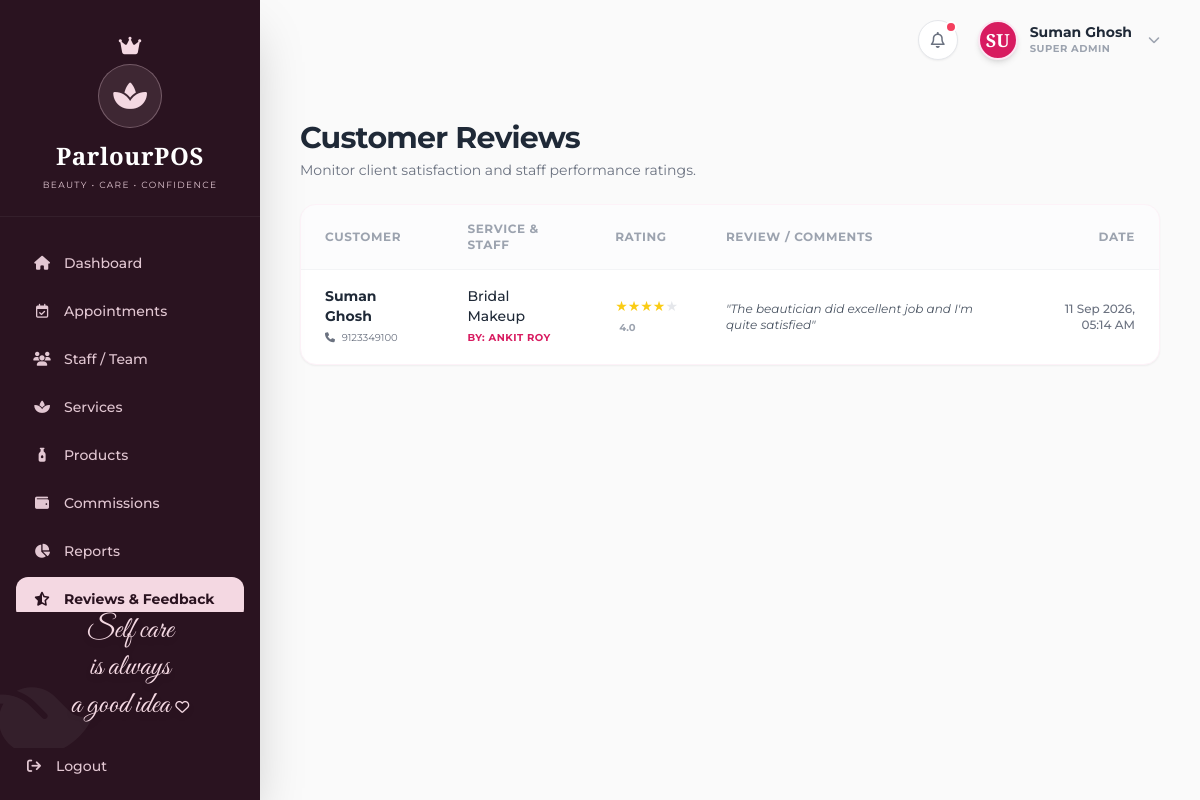
Screenshot of /ParlourPOS/manager/feedback.php (signed in) with the database file from the repository.
### tables this page shows
CREATE TABLE `feedback` (
  `id` int(11) NOT NULL,
  `customer_id` int(11) NOT NULL,
  `appointment_id` int(11) DEFAULT NULL,
  `staff_id` int(11) DEFAULT NULL,
  `service_id` int(11) DEFAULT NULL,
  `rating` int(11) NOT NULL CHECK (`rating` >= 1 and `rating` <= 5),
  `comments` text DEFAULT NULL,
  `created_at` timestamp NOT NULL DEFAULT current_timestamp()
);

CREATE TABLE `catalog_items` (
  `id` int(11) NOT NULL,
  `type` enum('Service','Product') NOT NULL,
  `category` varchar(50) NOT NULL,
  `name` varchar(100) NOT NULL,
  `image` varchar(255) DEFAULT NULL,
  `price` decimal(10,2) NOT NULL,
  `tax_percent` decimal(5,2) DEFAULT 0.00,
  `current_stock` int(11) DEFAULT NULL,
  `min_stock` int(11) DEFAULT NULL,
  `status` enum('Active','Inactive') DEFAULT 'Active',
  `created_at` timestamp NOT NULL DEFAULT current_timestamp(),
  `stock` int(11) DEFAULT 0
);

CREATE TABLE `users` (
  `id` int(11) NOT NULL,
  `name` varchar(100) NOT NULL,
  `email` varchar(100) NOT NULL,
  `phone` varchar(20) DEFAULT NULL,
  `password` varchar(255) DEFAULT NULL,
  `role` enum('Super Admin','Manager','Receptionist','Beautician') NOT NULL,
  `commission_type` enum('Percentage','Fixed','None') DEFAULT 'None',
  `commission_value` decimal(10,2) DEFAULT 0.00,
  `status` enum('Active','Inactive') DEFAULT 'Active',
  `photo` varchar(255) DEFAULT NULL,
  `document` varchar(255) DEFAULT NULL,
  `created_at` timestamp NOT NULL DEFAULT current_timestamp(),
  `google_id` varchar(255) DEFAULT NULL
);

### ParlourPOS/manager/feedback.php (the view, shortened to what this page needs)
<?php
require_once '../config/database.php';
$feedbacks = [];
try {
    $q = "
        SELECT f.rating, f.comments, DATE_FORMAT(f.created_at, '%d %b %Y, %h:%i %p') as f_date,
               COALESCE(u_cust.name, c.name, 'Unknown Customer') as customer_name,
               COALESCE(u_cust.phone, c.mobile, 'No Phone') as customer_phone,
               s.name as service_name,
               u_staff.name as staff_name
        FROM feedback f
        LEFT JOIN users u_cust ON f.customer_id = u_cust.id
        LEFT JOIN customers c ON f.customer_id = c.id
        LEFT JOIN catalog_items s ON f.service_id = s.id
        LEFT JOIN users u_staff ON f.staff_id = u_staff.id
        ORDER BY f.created_at DESC
    ";
    $res = $conn->query($q);
    if($res) {
        while ($row = $res->fetch_assoc()) $feedbacks[] = $row;
    }
} catch (Exception $e) {}
require_once '../includes/header.php';
?>
<div class="mb-6 flex flex-col sm:flex-row sm:items-center justify-between gap-4">
    <div>
        <h3 class="text-3xl font-bold text-gray-800 tracking-tight">Customer Reviews</h3>
        <p class="text-sm text-gray-500 mt-1">Monitor client satisfaction and staff performance ratings.</p>
    </div>
</div>
<div class="bg-white rounded-2xl shadow-sm border border-pink-50 overflow-hidden">
    <div class="overflow-x-auto">
        <table class="w-full text-left border-collapse min-w-[800px]">
            <thead>
                <tr class="bg-gray-50/50 text-gray-400 text-xs uppercase tracking-wider font-bold border-b border-gray-100">
                    <th class="px-6 py-4">Customer</th>
                    <th class="px-6 py-4">Service & Staff</th>
                    <th class="px-6 py-4">Rating</th>
                    <th class="px-6 py-4">Review / Comments</th>
                    <th class="px-6 py-4 text-right">Date</th>
                </tr>
            </thead>
            <tbody class="text-sm divide-y divide-gray-50">
                <?php if (empty($feedbacks)): ?>
                    <tr><td colspan="5" class="px-6 py-12 text-center text-gray-400">No feedback submitted yet.</td></tr>
                <?php else: ?>
                    <?php foreach ($feedbacks as $fb): ?>
                        <tr class="hover:bg-[#FDF0F3]/30 transition-colors">
                            <td class="px-6 py-4">
                                <div class="font-bold text-gray-800"><?= htmlspecialchars($fb['customer_name']) ?></div>
                                <div class="text-[10px] text-gray-500 mt-0.5"><i class="fa-solid fa-phone mr-1"></i> <?= htmlspecialchars($fb['customer_phone']) ?></div>
                            </td>
                            <td class="px-6 py-4">
                                <div class="font-medium text-gray-800"><?= htmlspecialchars($fb['service_name'] ?? 'General') ?></div>
                                <div class="text-[10px] text-brand-magenta font-bold mt-0.5 uppercase tracking-wider">By: <?= htmlspecialchars($fb['staff_name'] ?? 'Unknown') ?></div>
                            </td>
                            <td class="px-6 py-4">
                                <div class="text-yellow-400 text-sm">
                                    <?php for($i=1; $i<=5; $i++) { echo $i <= $fb['rating'] ? '★' : '<span class="text-gray-200">★</span>'; } ?>
                                </div>
                                <span class="text-[10px] text-gray-400 font-bold ml-1"><?= $fb['rating'] ?>.0</span>
                            </td>
                            <td class="px-6 py-4">
                                <?php if (!empty($fb['comments'])): ?>
                                    <p class="text-xs text-gray-600 italic line-clamp-2" title="<?= htmlspecialchars($fb['comments']) ?>">"<?= htmlspecialchars($fb['comments']) ?>"</p>
                                <?php else: ?>
                                    <span class="text-xs text-gray-300 italic">No comments</span>
                                <?php endif; ?>
                            </td>
                            <td class="px-6 py-4 text-right text-xs text-gray-500 font-medium">
                                <?= $fb['f_date'] ?>
                            </td>
                        </tr>
                    <?php endforeach; ?>
                <?php endif; ?>
            </tbody>
        </table>
    </div>
</div>
<?php require_once '../includes/footer.php'; ?>

### ParlourPOS/includes/header.php (style rules this page uses)
body { background-color: #FAFAFA; }

### rows the page displays
feedback: customer_name "Suman Ghosh", customer_phone "9123349100", catalog_items.name "Bridal Makeup", users.name "ANKIT ROY", rating "4", comments "The beautician did excellent job and I'm quite satisfied", f_date "11 Sep 2026, 05:14 AM"

### other values shown
substr($user_name, 0, 2) "SU"
$user_name "Suman Ghosh"
$role "SUPER ADMIN"
